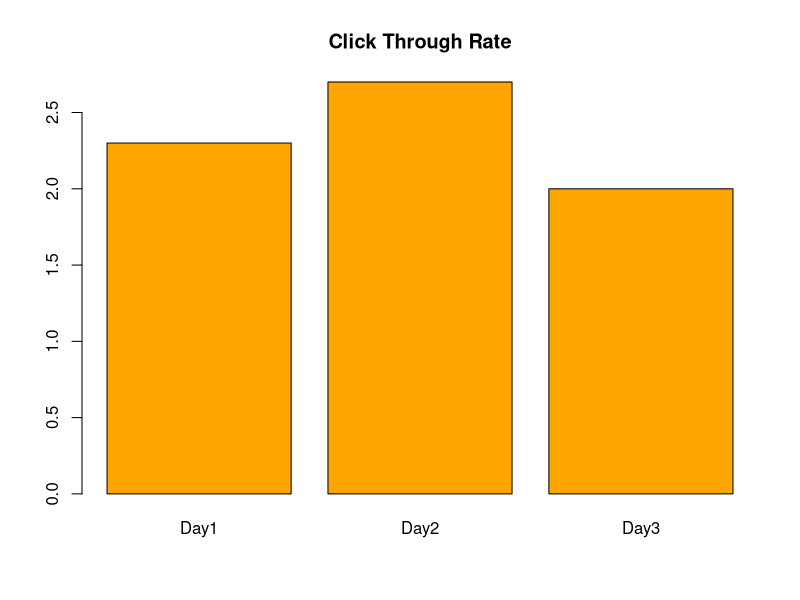

This chart was generated by the following R code:
ctr <- c(2.3,2.7,2.0)

barplot(ctr,
        names.arg=c("Day1","Day2","Day3"),
        col="orange",
        main="Click Through Rate")
